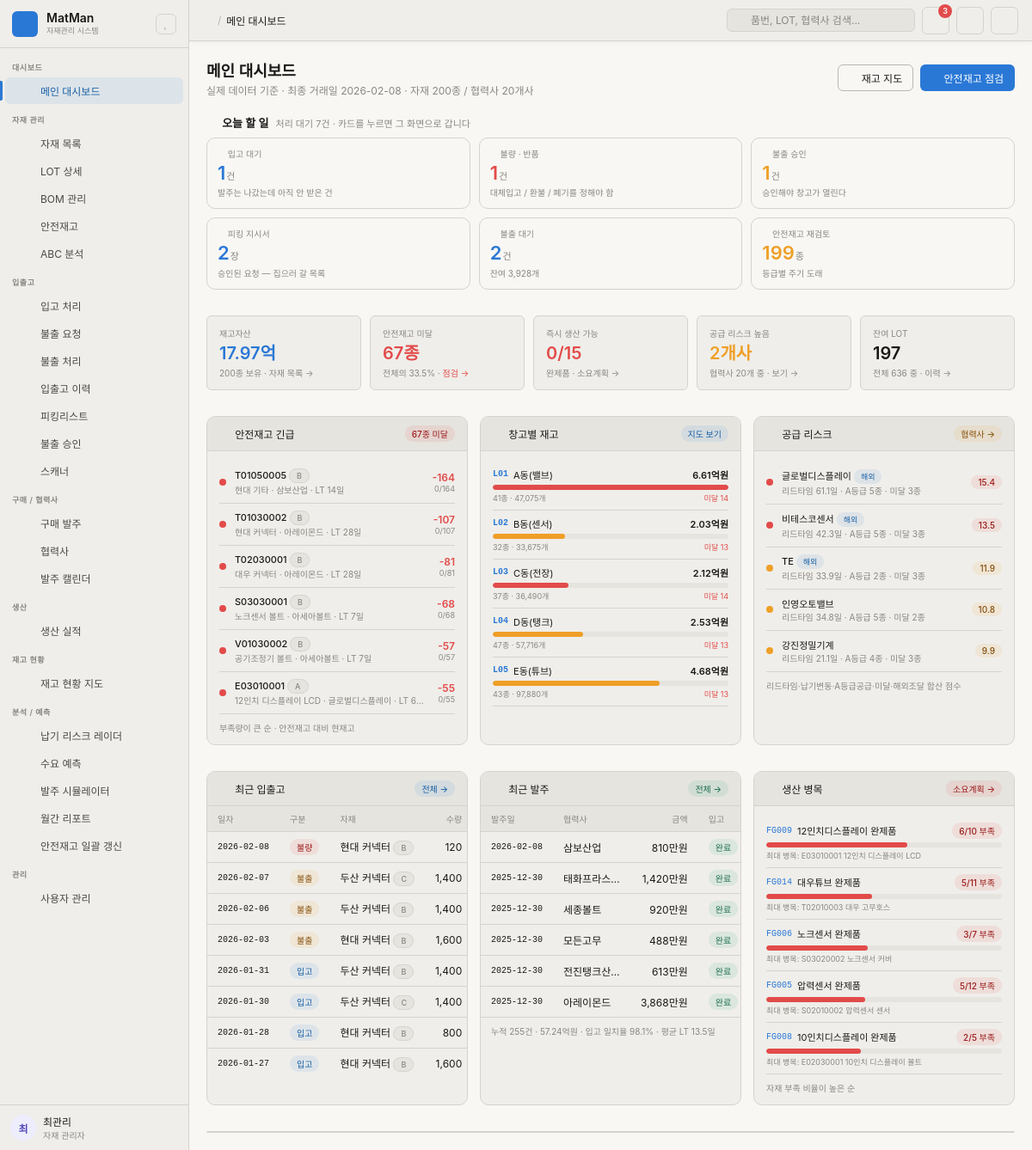
The page / on the database its author committed.
### tables this page shows
CREATE TABLE Transaction_tb (
    T_ID   TEXT PRIMARY KEY,           -- 거래번호
    Lot_ID TEXT,
    T_Type TEXT,                       -- 입고 / 불출
    T_Date TEXT,
    T_Num  INTEGER,                    -- 수량
    EP_ID  TEXT
);

CREATE TABLE Safe_tb (
    P_ID          TEXT PRIMARY KEY,
    Lead_Time     INTEGER,             -- 리드타임(일)
    Sf_Lv         TEXT,                -- 등급 A/B/C (5개 점수 합계로 결정)
    Sf_Num        INTEGER,             -- 안전재고 수량 = 공식 계산 결과
    Price_Score   INTEGER,             -- 단가        1~3점
    Sub_Score     INTEGER,             -- 대체가능성  1~3점
    Impact_Score  INTEGER,             -- 결품영향도  1~3점
    Supply_Score  INTEGER,             -- 공급안정성  1~3점
    Usage_Score   INTEGER              -- 사용빈도    1~3점 (원본에 70건 결측)
);

CREATE TABLE Location_tb (
    Loc_ID     TEXT PRIMARY KEY,       -- 창고 코드 (L01~L05)
    Loc_N      TEXT                    -- 창고명
);

CREATE TABLE Company_tb (
    BRN        TEXT PRIMARY KEY,       -- 협력사 코드
    CP_N       TEXT,                   -- 협력사명
    Is_Foreign TEXT                    -- 해외 여부 Y/N
);

CREATE TABLE Product_tb (
    P_ID        TEXT PRIMARY KEY,      -- 자재코드 9자리 = 대(1)+중(2)+소(2)+일련(4)
    P_N         TEXT,                  -- 자재명
    Spec        TEXT,                  -- 규격/재질 (예: M6×12 SUS304, [대체] 표기 포함)
    BRN         TEXT,                  -- 공급 협력사
    P_Price     REAL,                  -- 단가
    MainCat     TEXT,
    SubCat      TEXT,
    DetailCat   TEXT,
    MinOrderQty INTEGER,               -- 최소발주수량(MOQ)
    PkgUnit     INTEGER                -- 포장단위
);

CREATE TABLE Purchase_Header_tb (
    H_ID   TEXT PRIMARY KEY,           -- 발주번호 PO...
    BRN    TEXT,                       -- 발주처
    P_Date TEXT                        -- 발주일
);

CREATE TABLE FG_tb (
    FG_ID    TEXT PRIMARY KEY,         -- 완제품 코드 FG001~FG015
    FG_N     TEXT,                     -- 완제품명
    MainCat  TEXT,                     -- 대분류 (V/S/E/U/T)
    SubCat   TEXT,                     -- 중분류
    Unit     TEXT                      -- 단위
);

CREATE TABLE BOM_tb (
    BOM_ID   TEXT PRIMARY KEY,         -- BOM0001~
    FG_ID    TEXT,                     -- 완제품
    P_ID     TEXT,                     -- 소요 자재
    Spec     TEXT,                     -- 규격
    BOM_Qty  INTEGER,                  -- 완제품 1대당 소요량
    Unit     TEXT,
    BOM_Type TEXT                      -- '표준' 또는 '대체 (→원자재P_ID)'
);

### app.py (the view)
@app.route("/")
def dashboard():
    conn = db.connect()
    try:
        data = db.dashboard(conn)
    finally:
        conn.close()
    return render_template("dashboard.html", **get_menu_context("dashboard"),
                           page_title="메인 대시보드", d=data, icon=TODO_ICON)

### templates/dashboard.html (shortened to what this page needs)
{% extends "base.html" %}
{% block content %}
{% macro won(n) -%}
{%- if n >= 100000000 -%}{{ "%.2f"|format(n/100000000) }}억
{%- elif n >= 10000 -%}{{ "{:,.0f}".format(n/10000) }}만
{%- else -%}{{ "{:,.0f}".format(n) }}{%- endif -%}
{%- endmacro %}
<div class="page-header">
  <div>
    <div class="page-title">메인 대시보드</div>
    <div class="page-subtitle">
      실제 데이터 기준 · 최종 거래일 {{ d.date_to }} · 자재 {{ d.kpi.item_cnt }}종 / 협력사 {{ d.kpi.supplier_cnt }}개사
    </div>
  </div>
  <div class="page-actions">
    <a href="/stock-map" class="btn"><i class="ti ti-building-warehouse"></i>재고 지도</a>
    <a href="/safety-stock" class="btn btn-primary"><i class="ti ti-shield-check"></i>안전재고 점검</a>
  </div>
</div>
<div class="todo-bar">
  <div class="todo-h">
    <i class="ti ti-checkup-list" style="color:var(--fill-accent)"></i>
    <span class="t">오늘 할 일</span>
    <span class="n">처리 대기 {{ d.todo_total }}건 · 카드를 누르면 그 화면으로 갑니다</span>
  </div>
  <div class="todo-grid">
    {%- for t in d.todo %}
    <a class="todo-card todo-{{ t.tone }}" href="{{ t.url }}">
      <div class="todo-l"><i class="ti {{ icon[t.key] }}"></i>{{ t.label }}</div>
      <div class="todo-v">{{ t.n }}<small>{{ t.unit }}</small></div>
      <div class="todo-s">{{ t.sub }}</div>
    </a>
    {%- endfor %}
  </div>
</div>
<div class="kpi-grid kpi-grid-5">
  <div class="kpi-card">
    <div class="kpi-label">재고자산</div>
    <div class="kpi-value kpi-ac">{{ "%.2f"|format(d.kpi.stock_value/100000000) }}억</div>
    <div class="kpi-sub">{{ d.kpi.item_cnt }}종 보유 · <a href="/products">자재 목록 →</a></div>
  </div>
  <div class="kpi-card">
    <div class="kpi-label">안전재고 미달</div>
    <div class="kpi-value kpi-dn">{{ d.kpi.short_cnt }}종</div>
    <div class="kpi-sub">전체의 {{ d.kpi.short_pct }}% · <a href="/safety-stock" style="color:var(--fill-danger)">점검 →</a></div>
  </div>
  <div class="kpi-card">
    <div class="kpi-label">즉시 생산 가능</div>
    <div class="kpi-value {% if d.kpi.makeable == 0 %}kpi-dn{% else %}kpi-ok{% endif %}">{{ d.kpi.makeable }}/{{ d.kpi.fg_cnt }}</div>
    <div class="kpi-sub">완제품 · <a href="/bom">소요계획 →</a></div>
  </div>
  <div class="kpi-card">
    <div class="kpi-label">공급 리스크 높음</div>
    <div class="kpi-value kpi-wn">{{ d.kpi.risk_high }}개사</div>
    <div class="kpi-sub">협력사 {{ d.kpi.supplier_cnt }}개 중 · <a href="/suppliers">보기 →</a></div>
  </div>
  <div class="kpi-card">
    <div class="kpi-label">잔여 LOT</div>
    <div class="kpi-value">{{ d.kpi.lot_live }}</div>
    <div class="kpi-sub">전체 {{ d.kpi.lot_total }} 중 · <a href="/tx-history">이력 →</a></div>
  </div>
</div>
<div class="dash-grid" style="margin-top:14px">
  <div class="card">
    <div class="card-header">
      <i class="ti ti-alert-triangle" style="color:var(--fill-danger)"></i>
      <span class="card-title">안전재고 긴급</span>
      <a href="/safety-stock" class="badge badge-danger">{{ d.kpi.short_cnt }}종 미달</a>
    </div>
    <div class="card-body">
      {% for r in d.urgent %}
      <div class="risk-row">
        <div class="risk-level lv-crit"></div>
        <div style="flex:1;min-width:0">
          <div style="font-size:11px;font-weight:500">{{ r.P_ID }}
            <span class="badge badge-muted" style="font-size:9px">{{ r.grade }}</span>
          </div>
          <div style="font-size:10px;color:var(--text-muted);white-space:nowrap;overflow:hidden;text-overflow:ellipsis">
            {{ r.P_N }} · {{ r.supplier or '-' }} · LT {{ r.lead_time }}일
          </div>
        </div>
        <div style="text-align:right;flex-shrink:0">
          <div style="font-size:12px;font-weight:600;color:var(--fill-danger)">{{ r.diff }}</div>
          <div style="font-size:9px;color:var(--text-muted)">{{ r.stock }}/{{ r.safe_qty }}</div>
        </div>
      </div>
      {% endfor %}
      <div style="font-size:10px;color:var(--text-muted);padding-top:8px">부족량이 큰 순 · 안전재고 대비 현재고</div>
    </div>
  </div>
  <div class="card">
    <div class="card-header">
      <i class="ti ti-building-warehouse" style="color:var(--fill-accent)"></i>
      <span class="card-title">창고별 재고</span>
      <a href="/stock-map" class="badge badge-primary">지도 보기</a>
    </div>
    <div class="card-body">
      {% for z in d.zones %}
      <div style="padding:7px 0;border-bottom:0.5px solid var(--border)">
        <div style="display:flex;align-items:center;gap:6px;margin-bottom:4px">
          <span style="font-family:ui-monospace,monospace;font-size:10px;font-weight:600;color:var(--fill-accent)">{{ z.Loc_ID }}</span>
          <span style="font-size:11px;flex:1">{{ z.Loc_N }}</span>
          <span style="font-size:11px;font-weight:600">{{ won(z.value) }}원</span>
        </div>
        <div class="progress">
          <div class="progress-fill {% if z.short_cnt >= 14 %}progress-dn{% elif z.short_cnt >= 13 %}progress-wn{% else %}progress-ok{% endif %}"
               style="width:{{ (z.value / d.zone_max * 100)|round(1) }}%"></div>
        </div>
        <div style="display:flex;justify-content:space-between;font-size:9px;color:var(--text-muted);margin-top:3px">
          <span>{{ z.item_cnt }}종 · {{ "{:,}".format(z.qty) }}개</span>
          <span style="color:var(--fill-danger)">미달 {{ z.short_cnt }}</span>
        </div>
      </div>
      {% endfor %}
    </div>
  </div>
  <div class="card">
    <div class="card-header">
      <i class="ti ti-building-store" style="color:var(--fill-warning)"></i>
      <span class="card-title">공급 리스크</span>
      <a href="/suppliers" class="badge badge-warning">협력사 →</a>
    </div>
    <div class="card-body">
      {% for c in d.risk_suppliers %}
      <div class="risk-row">
        <div class="risk-level {% if c.risk_lv == '높음' %}lv-crit{% elif c.risk_lv == '보통' %}lv-high{% else %}lv-ok{% endif %}"></div>
        <div style="flex:1;min-width:0">
          <div style="font-size:11px;font-weight:500">{{ c.CP_N }}
            {% if c.is_foreign == 'Y' %}<span class="badge badge-primary" style="font-size:9px">해외</span>{% endif %}
          </div>
          <div style="font-size:10px;color:var(--text-muted)">
            리드타임 {{ c.lt_avg }}일 · A등급 {{ c.grade_a }}종 · 미달 {{ c.short_cnt }}종
          </div>
        </div>
        <span class="badge {% if c.risk_lv == '높음' %}badge-danger{% elif c.risk_lv == '보통' %}badge-warning{% else %}badge-success{% endif %}">{{ c.risk }}</span>
      </div>
      {% endfor %}
      <div style="font-size:10px;color:var(--text-muted);padding-top:8px">리드타임·납기변동·A등급공급·미달·해외조달 합산 점수</div>
    </div>
  </div>
</div>
<div class="dash-grid" style="margin-top:14px">
  <div class="card">
    <div class="card-header">
      <i class="ti ti-history" style="color:var(--fill-accent)"></i>
      <span class="card-title">최근 입출고</span>
      <a href="/tx-history" class="badge badge-primary">전체 →</a>
    </div>
    <div class="card-body" style="padding:0">
      <table class="table">
        <thead><tr><th>일자</th><th>구분</th><th>자재</th><th style="text-align:right">수량</th></tr></thead>
        <tbody>
          {% for t in d.recent_tx %}
          <tr>
            <td style="font-family:ui-monospace,monospace;font-size:10px">{{ t.T_Date }}</td>
            <td><span class="badge {% if t.kind == 'in' %}badge-primary{% elif t.kind == 'bad' %}badge-danger{% elif t.kind == 'move' %}badge-muted{% else %}badge-warning{% endif %}">{{ t.T_Type }}</span></td>
            <td style="max-width:130px;overflow:hidden;text-overflow:ellipsis;white-space:nowrap">
              {{ t.P_N }}{% if t.grade %} <span class="badge badge-muted" style="font-size:9px">{{ t.grade }}</span>{% endif %}
            </td>
            <td style="text-align:right">{{ "{:,}".format(t.T_Num) }}</td>
          </tr>
          {% endfor %}
        </tbody>
      </table>
    </div>
  </div>
  <div class="card">
    <div class="card-header">
      <i class="ti ti-truck-delivery" style="color:var(--fill-success)"></i>
      <span class="card-title">최근 발주</span>
      <a href="/purchase" class="badge badge-success">전체 →</a>
    </div>
    <div class="card-body" style="padding:0">
      <table class="table">
        <thead><tr><th>발주일</th><th>협력사</th><th style="text-align:right">금액</th><th>입고</th></tr></thead>
        <tbody>
          {% for o in d.recent_po %}
          <tr>
            <td style="font-family:ui-monospace,monospace;font-size:10px">{{ o.date }}</td>
            <td style="max-width:90px;overflow:hidden;text-overflow:ellipsis;white-space:nowrap">{{ o.supplier }}</td>
            <td style="text-align:right">{{ won(o.amount) }}원</td>
            <td>
              {% if o.short %}<span class="badge badge-danger">부족 {{ o.short }}</span>
              {% else %}<span class="badge badge-success">완료</span>{% endif %}
            </td>
          </tr>
          {% endfor %}
        </tbody>
      </table>
      <div style="padding:8px 12px;font-size:10px;color:var(--text-muted);border-top:0.5px solid var(--border)">
        누적 {{ d.po_sum.order_cnt }}건 · {{ won(d.po_sum.amount) }}원 · 입고 일치율 {{ d.po_sum.ok_pct }}% · 평균 LT {{ d.po_sum.lead_avg }}일
      </div>
    </div>
  </div>
  <div class="card">
    <div class="card-header">
      <i class="ti ti-tool" style="color:var(--fill-danger)"></i>
      <span class="card-title">생산 병목</span>
      <a href="/bom" class="badge badge-danger">소요계획 →</a>
    </div>
    <div class="card-body">
      {% for f in d.fg_blocked %}
      <div style="padding:7px 0;border-bottom:0.5px solid var(--border)">
        <div style="display:flex;align-items:center;gap:6px">
          <span style="font-family:ui-monospace,monospace;font-size:10px;color:var(--fill-accent)">{{ f.FG_ID }}</span>
          <span style="font-size:11px;flex:1;overflow:hidden;text-overflow:ellipsis;white-space:nowrap">{{ f.FG_N }}</span>
          <span class="badge badge-danger">{{ f.zero_parts }}/{{ f.part_cnt }} 부족</span>
        </div>
        <div class="progress" style="margin-top:4px">
          <div class="progress-fill progress-dn" style="width:{{ (f.zero_parts / f.part_cnt * 100)|round(0) }}%"></div>
        </div>
        <div style="font-size:9px;color:var(--text-muted);margin-top:3px">
          최대 병목: {{ f.neck_pid }} {{ f.neck_name }}
        </div>
      </div>
      {% endfor %}
      <div style="font-size:10px;color:var(--text-muted);padding-top:8px">자재 부족 비율이 높은 순</div>
    </div>
  </div>
</div>
<div class="card" style="margin-top:14px">
  <div class="card-header">
  </div>
</div>
{% endblock %}

### templates/base.html (shortened to what this page needs)
<!DOCTYPE html>
<html lang="ko">
<head>
  <link rel="stylesheet" href="{{ url_for('static', filename='vendor/tabler-icons.css') }}">
  <link rel="stylesheet" href="{{ url_for('static', filename='css/main.css') }}">
</head>
<body>
<aside class="sidebar" id="sidebar">
  <div class="sb-logo">
    <div class="sb-logo-icon"><i class="ti ti-building-warehouse"></i></div>
    <div class="sb-logo-text">
      <div class="sb-logo-title">MatMan</div>
      <div class="sb-logo-sub">자재관리 시스템</div>
    </div>
    <button class="sb-collapse-btn" id="sidebar-toggle" title="사이드바 접기">
      <i class="ti ti-layout-sidebar-left-collapse"></i>
    </button>
  </div>
  <nav class="sb-nav">
    {% for group in menus %}
    <div class="sb-group">
      <div class="sb-group-label">{{ group.group }}</div>
      {% for item in group.menu_items %}
      <a href="{{ item.url }}" class="sb-item {% if item.id == active_id %}active{% endif %}" data-id="{{ item.id }}">
        <i class="ti {{ item.icon }} sb-item-icon"></i>
        <span class="sb-item-label">{{ item.label }}</span>
      </a>
      {% endfor %}
    </div>
    {% endfor %}
  </nav>
  <div class="sb-footer">
    <div class="sb-user">
      <div class="sb-user-avatar">최</div>
      <div class="sb-user-info">
        <div class="sb-user-name">최관리</div>
        <div class="sb-user-role">자재 관리자</div>
      </div>
      <a href="/users" class="sb-user-settings"><i class="ti ti-settings"></i></a>
    </div>
  </div>
</aside>
<div class="main-wrap" id="main-wrap">
  <header class="topbar">
    <div class="topbar-breadcrumb">
      <span class="tb-home"><i class="ti ti-home"></i></span>
      <span class="tb-sep">/</span>
      <span class="tb-current">{{ page_title }}</span>
    </div>
    <div class="topbar-right">
      <div class="topbar-search">
        <i class="ti ti-search"></i>
        <input type="text" placeholder="품번, LOT, 협력사 검색..." class="topbar-search-inp">
      </div>
      <button class="topbar-icon-btn" title="알림">
        <i class="ti ti-bell"></i>
        <span class="notif-badge">3</span>
      </button>
      <button class="topbar-icon-btn" title="납기 리스크">
        <i class="ti ti-radar" style="color:#E24B4A"></i>
      </button>
      <button class="topbar-icon-btn" title="스캐너">
        <i class="ti ti-scan"></i>
      </button>
    </div>
  </header>
  <main class="page-content">
    {% block content %}{% endblock %}
  </main>
</div>
</body>
</html>

### rows shown on the page
Transaction_tb: date_to "2026-02-08", T_Date "2026-02-08", T_Type "불량"
Safe_tb: P_ID "T01050005", grade "B", P_N "현대 기타", supplier "삼보산업", lead_time "14", diff "-164", stock "0", safe_qty "164"
Safe_tb: P_ID "T01030002", grade "B", P_N "현대 커넥터", supplier "아레이몬드", lead_time "28", diff "-107", stock "0", safe_qty "107"
Safe_tb: P_ID "T02030001", grade "B", P_N "대우 커넥터", supplier "아레이몬드", lead_time "28", diff "-81", stock "0", safe_qty "81"
Safe_tb: P_ID "S03030001", grade "B", P_N "노크센서 볼트", supplier "아세아볼트", lead_time "7", diff "-68", stock "0", safe_qty "68"
Safe_tb: P_ID "V01030002", grade "B", P_N "공기조정기 볼트", supplier "아세아볼트", lead_time "7", diff "-57", stock "0", safe_qty "57"
Safe_tb: P_ID "E03010001", grade "A", P_N "12인치 디스플레이 LCD", supplier "글로벌디스플레이", lead_time "64", diff "-55", stock "0", safe_qty "55"
Location_tb: Loc_ID "L01", Loc_N "A동(밸브)", n "6.61", {{ (z.value / d.zone_max * 100)|round(1) }} 100.0 (drawn), item_cnt "41", qty "47,075", short_cnt "14"
Location_tb: Loc_ID "L02", Loc_N "B동(센서)", n "2.03", {{ (z.value / d.zone_max * 100)|round(1) }} 30.7 (drawn), item_cnt "32", qty "33,675", short_cnt "13"
Location_tb: Loc_ID "L03", Loc_N "C동(전장)", n "2.12", {{ (z.value / d.zone_max * 100)|round(1) }} 32.1 (drawn), item_cnt "37", qty "36,490", short_cnt "14"
Location_tb: Loc_ID "L04", Loc_N "D동(탱크)", n "2.53", {{ (z.value / d.zone_max * 100)|round(1) }} 38.3 (drawn), item_cnt "47", qty "57,716", short_cnt "13"
Location_tb: Loc_ID "L05", Loc_N "E동(튜브)", n "4.68", {{ (z.value / d.zone_max * 100)|round(1) }} 70.7 (drawn), item_cnt "43", qty "97,880", short_cnt "13"
Company_tb: CP_N "글로벌디스플레이", Is_Foreign "해외", lt_avg "61.1", grade_a "5", short_cnt "3", risk "15.4"
Company_tb: CP_N "비테스코센서", Is_Foreign "해외", lt_avg "42.3", grade_a "5", short_cnt "3", risk "13.5"
Company_tb: CP_N "TE", Is_Foreign "해외", lt_avg "33.9", grade_a "2", short_cnt "3", risk "11.9"
Company_tb: CP_N "인영오토밸브", lt_avg "34.8", grade_a "5", short_cnt "2", risk "10.8"
Company_tb: CP_N "강진정밀기계", lt_avg "21.1", grade_a "4", short_cnt "3", risk "9.9"
Product_tb: P_N "현대 커넥터" "현대 커넥터"
Transaction_tb: T_Date "2026-02-07", T_Type "불출", T_Num "1,400"
Product_tb: P_N "두산 커넥터" "두산 커넥터"
Transaction_tb: T_Date "2026-02-06", T_Type "불출", T_Num "1,400"
Product_tb: P_N "두산 커넥터" "두산 커넥터"
Transaction_tb: T_Date "2026-02-03", T_Type "불출", T_Num "1,600"
Product_tb: P_N "현대 커넥터" "현대 커넥터", date "2025-12-30", supplier "아레이몬드", n "3,868"
Transaction_tb: T_Date "2026-01-31", T_Type "입고", T_Num "1,400"
Transaction_tb: T_Date "2026-01-30", T_Type "입고", T_Num "1,400"
Transaction_tb: T_Date "2026-01-28", T_Type "입고", T_Num "800"
Transaction_tb: T_Date "2026-01-27", T_Type "입고", T_Num "1,600"
Product_tb: date "2026-02-08", supplier "삼보산업", n "810"
Product_tb: date "2025-12-30", supplier "태화프라스틱", n "1,420"
Product_tb: date "2025-12-30", supplier "세종볼트", n "920"
Product_tb: date "2025-12-30", supplier "모든고무", n "488"
Product_tb: date "2025-12-30", supplier "전진탱크산업", n "613"
FG_tb: FG_ID "FG009", FG_N "12인치디스플레이 완제품"
BOM_tb: neck_pid "E03010001"
FG_tb: FG_ID "FG014", FG_N "대우튜브 완제품"
BOM_tb: neck_pid "T02010003"
FG_tb: FG_ID "FG006", FG_N "노크센서 완제품"
BOM_tb: neck_pid "S03020002"
FG_tb: FG_ID "FG005", FG_N "압력센서 완제품"
BOM_tb: neck_pid "S02010002"
FG_tb: FG_ID "FG008", FG_N "10인치디스플레이 완제품"
BOM_tb: neck_pid "E02030001"

### other values the page prints
{{ group.group }} "대시보드" "자재 관리" "입출고" "구매 / 협력사" "생산" "재고 현황" "분석 / 예측" "관리"
{{ item.label }} "메인 대시보드" "자재 목록" "LOT 상세" "BOM 관리" "안전재고" "ABC 분석" "입고 처리" "불출 요청" "불출 처리" "입출고 이력" "피킹리스트" "불출 승인" "스캐너" "구매 발주" "협력사" "발주 캘린더" "생산 실적" "재고 현황 지도" "납기 리스크 레이더" "수요 예측" "발주 시뮬레이터" "월간 리포트" "안전재고 일괄 갱신" "사용자 관리"
{{ page_title }} "메인 대시보드"
{{ d.kpi.item_cnt }} "200"
{{ d.kpi.supplier_cnt }} "20"
{{ d.todo_total }} "7"
{{ t.label }} "입고 대기" "불량 · 반품" "불출 승인" "피킹 지시서" "불출 대기" "안전재고 재검토"
{{ t.n }} "1" "1" "1" "2" "2" "199"
{{ t.unit }} "건" "건" "건" "장" "건" "종"
{{ t.sub }} "발주는 나갔는데 아직 안 받은 건" "대체입고 / 환불 / 폐기를 정해야 함" "승인해야 창고가 열린다" "승인된 요청 — 집으러 갈 목록" "잔여 3,928개" "등급별 주기 도래"
{{ "%.2f"|format(d.kpi.stock_value/100000000) }} "17.97"
{{ d.kpi.short_cnt }} "67"
{{ d.kpi.short_pct }} "33.5"
{{ d.kpi.makeable }} "0"
{{ d.kpi.fg_cnt }} "15"
